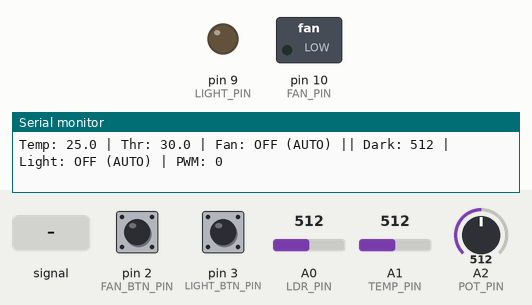
Recording of a sketch running on a simulated Arduino Uno, built with avr-gcc and run on an emulated ATmega328P. Parts: switched loads named in the sketch (green lamp = pin HIGH), output pins drawn as LEDs (lit = HIGH), the last lines printed to the serial monitor. The inputs (shaded band) are chosen by the test bench; at power-on: A0 (LDR_PIN) = 512, A1 (TEMP_PIN) = 512, pin 3 (LIGHT_BTN_PIN) HIGH, pin 2 (FAN_BTN_PIN) HIGH, A2 (POT_PIN) = 512.

Above: at 1.2 s.
1.3 s: A0 (LDR_PIN) fed a 200 Hz sine of ±255 counts around its level
4.3 s: A0 (LDR_PIN) set to 716
At 5.6 s:
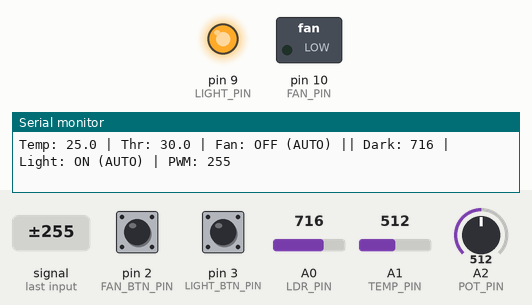
6.3 s: A1 (TEMP_PIN) set to 466
9.3 s: A1 (TEMP_PIN) set to 443
At 10.5 s:
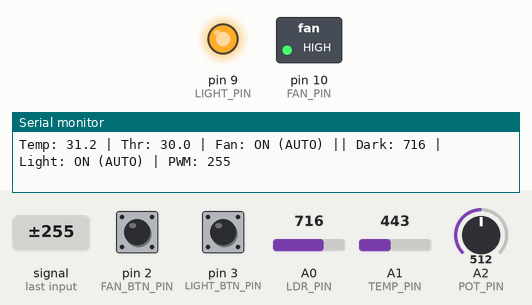
10.8 s: pin 3 (LIGHT_BTN_PIN) pulled LOW for 0.15 s
At 12.4 s:
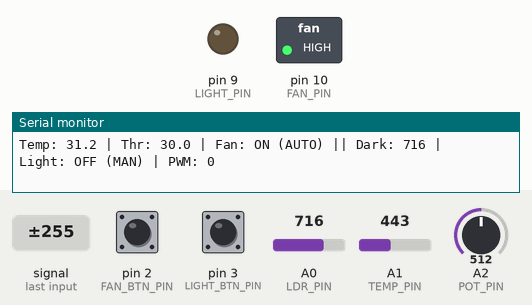
12.9 s: A0 (LDR_PIN) set to 807
15.9 s: A0 (LDR_PIN) set to 828
At 16.06 s:
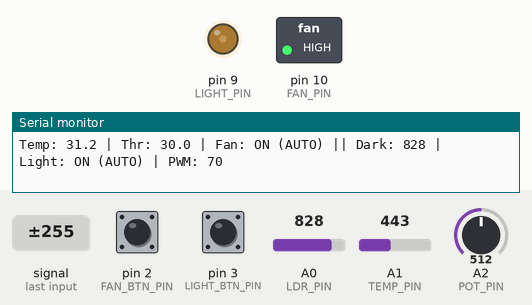
Timing chart, 0 to 18.9 s (numbered marks = the images above; inputs shaded):
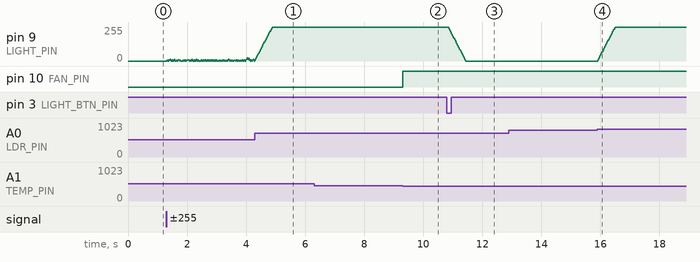

The sketch:

climate_and_lighting_code.ino
```cpp
// ---------- Pins ----------
const int LDR_PIN       = A0;
const int TEMP_PIN      = A1;
const int POT_PIN       = A2;
const int FAN_BTN_PIN   = 2;
const int LIGHT_BTN_PIN = 3;
const int LIGHT_PIN     = 9;    // PWM (fade)
const int FAN_PIN       = 10;   // LED stands in for the fan

// ---------- Climate settings ----------
const float BETA = 3950;        // NTC beta coefficient
const float HYST = 0.5;         // °C
const int POT_DEADBAND = 20;

// ---------- Lighting settings (calibrate these!) ----------
const bool DARK_IS_HIGH = true; // true if the LDR reading rises when it gets dark
const int DARK_ON  = 600;       // darkness above this -> light ON
const int DARK_OFF = 500;       // darkness below this -> light OFF
const int LIGHT_DEADBAND = 100; // ambient change that cancels manual mode
const int FADE_STEP = 5;        // brightness change per step
const int FADE_INTERVAL = 10;   // ms between steps (255/5*10 = ~0.5 s fade)

// ---------- Button helper (debounced) ----------
struct Button {
  uint8_t pin;
  bool state;
  bool last;
  unsigned long t;

  void begin(uint8_t p) {
    pin = p;
    pinMode(pin, INPUT_PULLUP);
    state = HIGH;
    last = HIGH;
    t = 0;
  }

  bool pressed() {                 // true once per press
    bool r = digitalRead(pin);
    bool event = false;
    if (r != last) t = millis();
    if ((millis() - t) > 50 && r != state) {
      state = r;
      if (state == LOW) event = true;
    }
    last = r;
    return event;
  }
};

Button fanBtn, lightBtn;

// ---------- State ----------
bool fanOn = false, fanManual = false, manualFan = false;
int potAtPress = 0;

bool lightOn = false, lightManual = false, manualLight = false;
int darkAtPress = 0;
int brightness = 0;
unsigned long lastFade = 0;

unsigned long lastPrint = 0;

// ---------- Sensors ----------
float readTemp() {
  long sum = 0;
  for (int i = 0; i < 10; i++) sum += analogRead(TEMP_PIN);
  float adc = sum / 10.0;
  if (adc < 1 || adc > 1022) return -99.0;   // sensor fault guard
  return 1.0 / (log(1.0 / (1023.0 / adc - 1.0)) / BETA + 1.0 / 298.15) - 273.15;
}

int readDarkness() {               // 0 = bright, 1023 = dark
  long sum = 0;
  for (int i = 0; i < 10; i++) sum += analogRead(LDR_PIN);
  int v = sum / 10;
  return DARK_IS_HIGH ? v : (1023 - v);
}

// ---------- Fade ----------
void updateFade(int target) {
  if (millis() - lastFade >= FADE_INTERVAL) {
    lastFade = millis();
    if (brightness < target)      brightness = min(brightness + FADE_STEP, target);
    else if (brightness > target) brightness = max(brightness - FADE_STEP, target);
    analogWrite(LIGHT_PIN, brightness);
  }
}

void setup() {
  pinMode(FAN_PIN, OUTPUT);
  pinMode(LIGHT_PIN, OUTPUT);
  fanBtn.begin(FAN_BTN_PIN);
  lightBtn.begin(LIGHT_BTN_PIN);
  Serial.begin(9600);
}

void loop() {
  // ================= CLIMATE =================
  float temp = readTemp();
  int potRaw = analogRead(POT_PIN);
  float threshold = 20.0 + (potRaw / 1023.0) * 20.0;

  if (fanBtn.pressed()) {
    fanManual = true;
    manualFan = !fanOn;
    potAtPress = potRaw;
  }
  if (fanManual && abs(potRaw - potAtPress) > POT_DEADBAND) {
    fanManual = false;
  }

  if (fanManual) {
    fanOn = manualFan;
  } else {
    if (temp > threshold + HYST)      fanOn = true;
    else if (temp < threshold - HYST) fanOn = false;
  }
  digitalWrite(FAN_PIN, fanOn ? HIGH : LOW);

  // ================= LIGHTING =================
  int darkness = readDarkness();

  if (lightBtn.pressed()) {
    lightManual = true;
    manualLight = !lightOn;
    darkAtPress = darkness;
  }
  if (lightManual && abs(darkness - darkAtPress) > LIGHT_DEADBAND) {
    lightManual = false;
  }

  if (lightManual) {
    lightOn = manualLight;
  } else {
    if (darkness > DARK_ON)       lightOn = true;
    else if (darkness < DARK_OFF) lightOn = false;
  }
  updateFade(lightOn ? 255 : 0);

  // ================= SERIAL =================
  if (millis() - lastPrint >= 200) {
    lastPrint = millis();
    Serial.print("Temp: ");      Serial.print(temp, 1);
    Serial.print(" | Thr: ");    Serial.print(threshold, 1);
    Serial.print(" | Fan: ");    Serial.print(fanOn ? "ON" : "OFF");
    Serial.print(fanManual ? " (MAN)" : " (AUTO)");
    Serial.print(" || Dark: ");  Serial.print(darkness);
    Serial.print(" | Light: ");  Serial.print(lightOn ? "ON" : "OFF");
    Serial.print(lightManual ? " (MAN)" : " (AUTO)");
    Serial.print(" | PWM: ");    Serial.println(brightness);
  }
}
```

Measured:
- the behaviour switches between 451 and 450 on A1 (TEMP_PIN) (found by bisection; images 1 and 2)
- the behaviour switches between 816 and 817 on A0 (LDR_PIN) (found by bisection; images 3 and 4)
- after the input at 9.3 s, pin 10 (FAN_PIN): LOW → HIGH at once
- after the input at 10.8 s, pin 9 (LIGHT_PIN): moves from 255/255 to 0/255 over 0.58 s, starting after 0.06 s
- after the input at 15.9 s, pin 9 (LIGHT_PIN): moves from 0/255 to 255/255 over 0.59 s, starting at once
